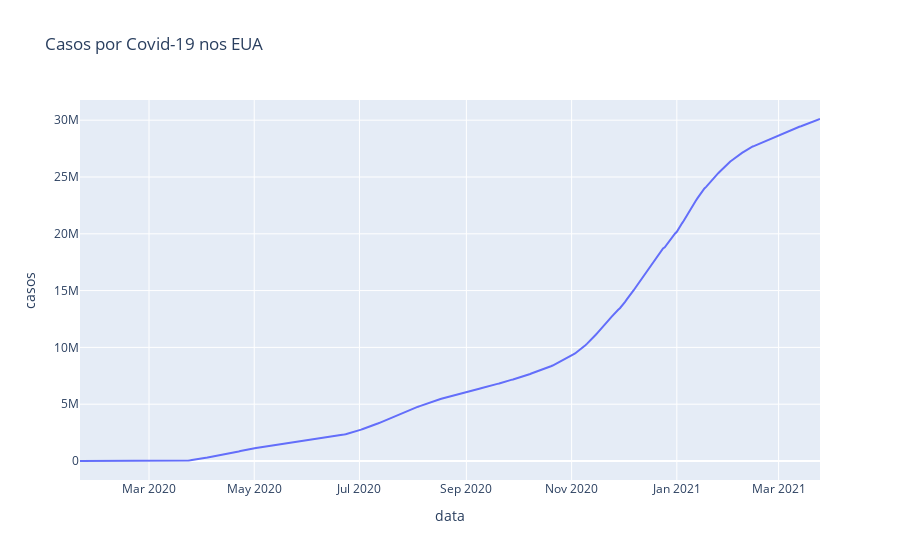

Source (notebook cell):
### Code cell
# Vamos visualizar os casos, durante toda a pandemia em um gráfico
px.line(database, 'data', 'casos', title='Casos por Covid-19 nos EUA')

### Figure 1 — Plotly figure (JSON) as saved in the notebook; plotly's stock layout.template omitted (floating-point values rounded to 4 significant figures; data arrays with more than 128 entries replaced by an {"elided": "..."} marker saying what was removed)
{"data": [{"hovertemplate": "data=%{x}<br>casos=%{y}<extra></extra>", "legendgroup": "", "line": {"color": "#636efa", "dash": "solid"}, "mode": "lines", "name": "", "orientation": "v", "showlegend": false, "type": "scatter", "x": {"elided": "430 str values"}, "xaxis": "x", "y": {"elided": "430 int values"}, "yaxis": "y"}], "layout": {"legend": {"tracegroupgap": 0}, "title": {"text": "Casos por Covid-19 nos EUA"}, "xaxis": {"anchor": "y", "domain": [0, 1], "title": {"text": "data"}}, "yaxis": {"anchor": "x", "domain": [0, 1], "title": {"text": "casos"}}}}
